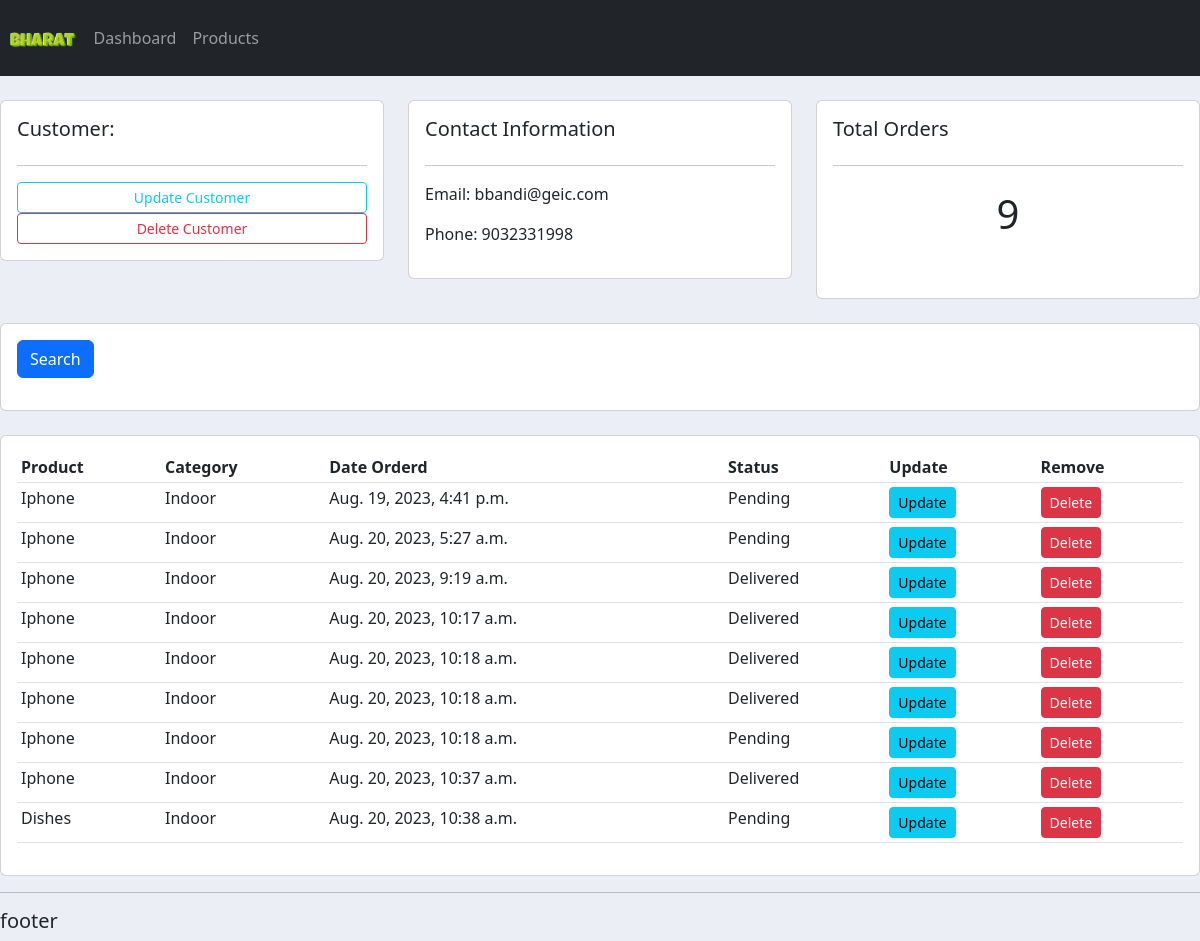
Screenshot of /customer/1 with the database file from the repository.
### reliance/models.py (models this page shows, shortened)
class Customer(models.Model):
    name=models.CharField(max_length=200)
    phone=models.CharField(max_length=12,null=True)
    email=models.EmailField(null=True)
    date_created=models.DateTimeField(auto_now_add=True,null=True)

class Order(models.Model):
    STATUS=(
        ('Pending','Pending'),
        ('Out for delivery','Out for delivery'),
        ('Delivered','Delivered')
    )
    customer=models.ForeignKey(Customer,null=True,on_delete=models.SET_NULL)
    product=models.ForeignKey(Product,null=True,on_delete=models.SET_NULL)
    date_created=models.DateTimeField(auto_now_add=True,null=True)
    status=models.CharField(max_length=100,choices=STATUS)

class Product(models.Model):
    CATEGORY=(
        ('Indoor','Indoor'),
        ('Out Door','Out Door')
    )
    name=models.CharField(max_length=100)
    price=models.IntegerField(max_length=5)
    category=models.CharField(max_length=10,choices=CATEGORY)
    description=models.CharField(max_length=500)
    date_created=models.DateTimeField(auto_now_add=True,null=True)
    tags=models.ManyToManyField(Tag)
    def __str__(self):
        return self.name

### reliance/views.py (the view)
# urls.py: path('customer/<str:pk>',views.customer,name='customer'),
def customer(request,pk):
    customer =Customer.objects.get(id=pk)
    orders=customer.order_set.all()
    order_count=orders.count()
    context={
'customer':customer,'orders':orders,'order_count':order_count
    }
    return render(request,'accounts/profile.html',context)

### reliance/templates/accounts/profile.html
{% extends 'accounts/main.html' %}
{% block content %}
<br>
<div class="row">
	<div class="col-md">
		<div class="card card-body">
			<h5>Customer:</h5>
			<hr>
			<a class="btn btn-outline-info  btn-sm btn-block" href="">Update Customer</a>
			<a class="btn btn-outline-danger  btn-sm btn-block" href="">Delete Customer</a>
		</div>
	</div>
	<div class="col-md">
		<div class="card card-body">
			<h5>Contact Information</h5>
			<hr>
			<p>Email: {{customer.email}} </p>
			<p>Phone: {{customer.phone}} </p>
		</div>
	</div>
	<div class="col-md">
		<div class="card card-body">
			<h5>Total Orders</h5>
			<hr>
			<h1 style="text-align: center;padding: 8px;">{{order_count}}</h1>
			<h1 style="text-align: center;padding: 10px"></h1>
		</div>
	</div>
</div>
<br>
<div class="row">
	<div class="col">
		<div class="card card-body">
			<form method="get">
		    <button class="btn btn-primary" type="submit">Search</button>
		  </form>
		</div>
	</div>
</div>
<br>
<div class="row">
	<div class="col-md">
		<div class="card card-body">
			<table class="table table-sm">
				<tr>
					<th>Product</th>
					<th>Category</th>
					<th>Date Orderd</th>
					<th>Status</th>
					<th>Update</th>
					<th>Remove</th>
				</tr>
{% for order in orders %}
<tr>
	<td>{{order.product}}</td>
	<td>{{order.product.category}}</td>
	<td>{{order.date_created}}</td>
	<td>{{order.status}}</td>
	<td><a class="btn btn-sm btn-info"  href="">Update</a></td>
	<td><a class="btn btn-sm btn-danger" href="">Delete</a></td>
</tr>
{% endfor %}			</table>
		</div>
	</div>
</div>
{% endblock %}

### static/css/main.css (style rules this page uses)
body { background-color: #ebeff5; }

### rows the page displays
Customer: email "bbandi@geic.com", phone "9032331998"
Order: product "Iphone", product.category "Indoor", date_created "Aug. 19, 2023, 4:41 p.m.", status "Pending"
Order: product "Iphone", product.category "Indoor", date_created "Aug. 20, 2023, 5:27 a.m.", status "Pending"
Order: product "Iphone", product.category "Indoor", date_created "Aug. 20, 2023, 9:19 a.m.", status "Delivered"
Order: product "Iphone", product.category "Indoor", date_created "Aug. 20, 2023, 10:17 a.m.", status "Delivered"
Order: product "Iphone", product.category "Indoor", date_created "Aug. 20, 2023, 10:18 a.m.", status "Delivered"
Order: product "Iphone", product.category "Indoor", date_created "Aug. 20, 2023, 10:18 a.m.", status "Delivered"
Order: product "Iphone", product.category "Indoor", date_created "Aug. 20, 2023, 10:18 a.m.", status "Pending"
Order: product "Iphone", product.category "Indoor", date_created "Aug. 20, 2023, 10:37 a.m.", status "Delivered"
Order: product "Dishes", product.category "Indoor", date_created "Aug. 20, 2023, 10:38 a.m.", status "Pending"

### other values shown
{{ order_count }} "9"
